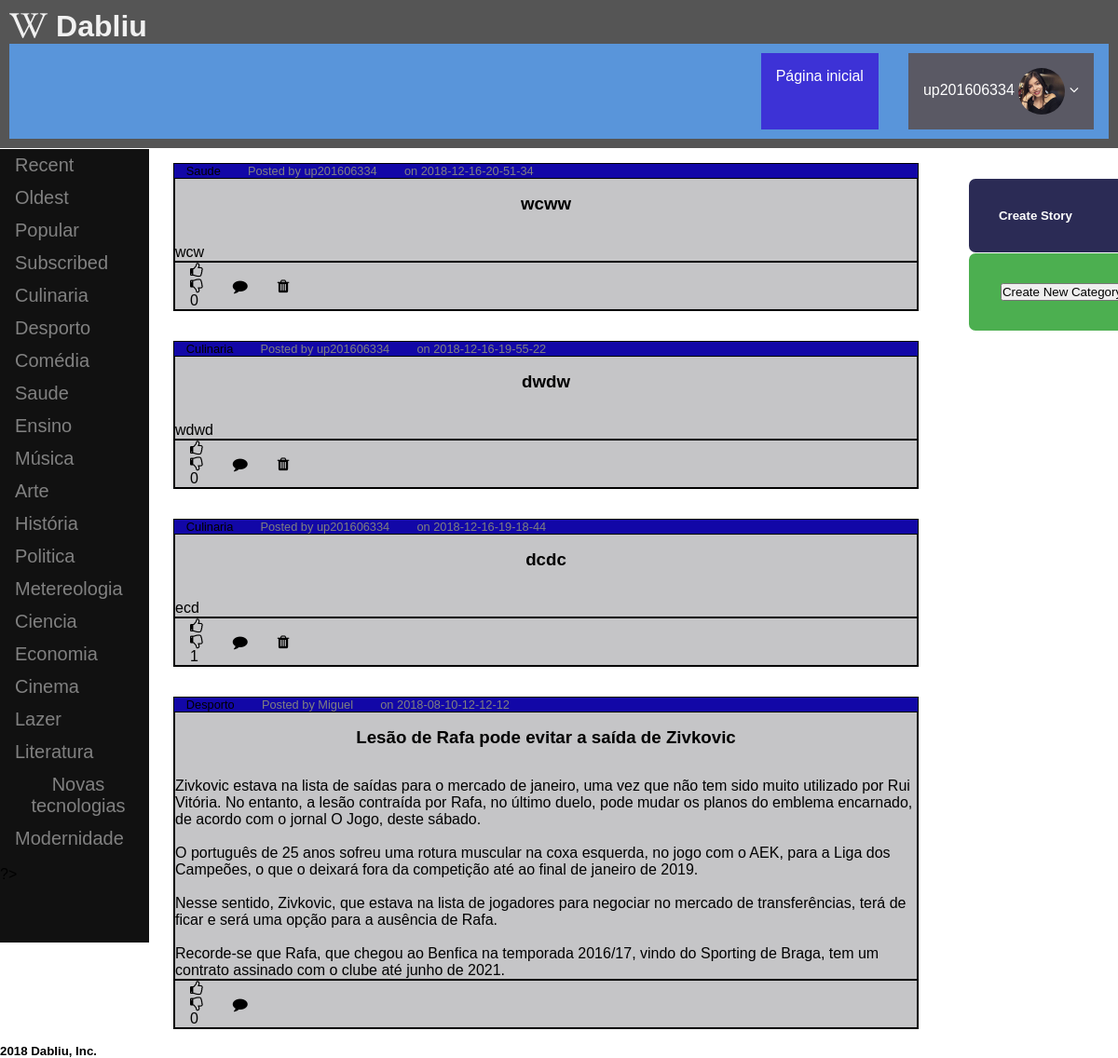
The page /pages/inicialpage.php (signed in) on the database its author committed.
### tables this page shows
CREATE TABLE Category (
    CategoryName   TEXT PRIMARY KEY 

);

CREATE TABLE Post (
    Title VARCHAR,
    Dados VARCHAR,
    postID   INTEGER PRIMARY KEY,
    CategoryName TEXT REFERENCES Category(CategoryName),
    username TEXT REFERENCES user(username),
    up INTEGER,
    down INTEGER,
    pDate DATETIME CHECK (pDate>0)

);

### database/db_category.php (called while the page is built, shortened)
<?php
function getAllCategory(){
    $db=Database::instance()->db();
    $stmt= $db->prepare('SELECT CategoryName FROM Category');
    $stmt->execute(array());
    return $stmt->fetchAll();
}
?>

### database/db_story.php (called while the page is built, shortened)
<?php
function getAllStories(){
    $db=Database::instance()->db();
    $stmt= $db->prepare('SELECT * FROM Post ');
    $stmt->execute(array());
    return $stmt->fetchAll();
}
?>

### templates/tpl_story.php (the view, shortened to what this page needs)
<?php function draw_order_buttons(){
    ?>
   <div class="article-container">
        <div class="order" id="orderDiv">
            <button class="order-button active"><p>Recent</p></button>
            <button class="order-button"><p>Oldest</p></button>
            <button class="order-button"><p>Popular</p></button>
            <button class="order-button"><p>Subscribed</p></button>
            <?php
             $categories = getAllCategory();
             foreach ($categories as $category) {?>
                 <button class="order-button"><p><?=array_values($category)[0]?></p></button>
             <?php } ?>
        </div>
        <div class="ordered-publications">
            <?php
                $publications = getRecentPublications();
                draw_stories($publications);
            ?>
        </div>
    </div>
<?php } ?>
<?php function draw_stories($stories){
    ?>
<div class = "stories_css">
 <?php
  foreach ($stories as $story) {
   draw_story($story);
}
?>
</div>
<?php } ?>
<?php function draw_story($story){
    ?>
    <article class="story" >
        <div class = "story_header">
            <span><?=$story['CategoryName']?></span>
            <span style="color: #808080;"> Posted by
                <a href="../pages/user.php?username=<?=$story['username']?>" > <?=$story['username']?></a>
            </span>
            <span style="color: #808080;"> on
                <?=$story['pDate']?>
            </span>
        </div>
        <div class = "story_content">
            <header><h3><a href="../pages/story.php?story_id=<?=$story['postID']?>"><?=$story['Title']?></a></h3></header>
            <p><?=nl2br($story['Dados'])?></p>
        </div>
        <div class = "story_footer">
           <div class="vote-toggle">
                <?php
                    draw_votes($story['postID'],$story['up'],$story['down']);
                ?>
            </div>
            <div id='comments'>
                    <a href="../pages/story.php?story_id=<?=$story['postID']?>">
                    <i class="fa fa-comment"></i>
                    </a>
            </div>
            <?php if(checkIfUserisLogged($_SESSION['username'],$story['username'])){
                ?>
                <div class="trash-can">
                    <a id="delete-story">
                    <i class="fa fa-trash"></i>
                    </a>
                </div>
        </div>
        <?php }?>
    </article>
<?php }?>
<?php function draw_votes($story_id,$storyUp,$storyDown){
    ?>
    <div class="votes">
            <a id="voto">
            <i class="fa fa-thumbs-o-up"></i>
            </a>
    </div>
    <div class="votes">
            <a id="voto">
            <i class="fa  fa-thumbs-o-down"></i>
            </a>
    </div>
    <p><?=$storyUp-$storyDown?></p>
<?php } ?>
<?php function checkIfUserisLogged($usernameLogged,$storyusername){
    return $usernameLogged == $storyusername;
 }?>

### css/style.css (style rules this page uses)
* { margin: 0; padding: 0; box-sizing: border-box; font-family:'Quicksand', sans-serif; }
body { background-color: #ffffff6e; }
a { color: inherit; text-decoration: none; }
.stories_css { display: flex; justify-content: center; flex-direction: column; }
.story { background:#fff; width: 800px; border: 1px solid #000000; margin: 1em; }
.story_header { background:#1207a7; font-size: 0.8em; }
.story_header span { margin: 0em 1em 0em 1em; }
.story_content { background:#c5c5c7; border: 1px solid #000000; }
.story_footer { display: flex; background:#c5c5c7; border: 1px solid #000000; }
.story_footer > * { display: flex; flex-direction: column; justify-content: center; margin: 0em 1em 0em 1em; }
.story header { margin: 1em 0em 2em 0em; text-align: center; }
.article-container #orderDiv { height: 75%; width: 10em; position: fixed; z-index: 1; top: 10em; left: 0; background-color: #111; overflow-x: hidden; box-sizing: border-box; }
.article-container #orderDiv button { padding: 6px 8px 6px 16px; text-decoration: none; border: none; background-color: #111; font-size: 20px; color: #818181; display: block; }
.ordered-publications { margin-left: 160px; padding: 0px 10px; }

### rows shown on the page
category: category "Culinaria"
category: category "Desporto"
category: category "Comédia"
category: category "Saude"
category: category "Ensino"
category: category "Música"
category: category "Arte"
category: category "História"
category: category "Politica"
category: category "Metereologia"
category: category "Ciencia"
category: category "Economia"
category: category "Cinema"
category: category "Lazer"
category: category "Literatura"
category: category "Novas tecnologias"
category: category "Modernidade"
post: CategoryName "Saude", username "up201606334", pDate "2018-12-16-20-51-34", Title "wcww", Dados "wcw", $storyUp-$storyDown "0"
post: CategoryName "Culinaria", username "up201606334", pDate "2018-12-16-19-55-22", Title "dwdw", Dados "wdwd", $storyUp-$storyDown "0"
post: CategoryName "Culinaria", username "up201606334", pDate "2018-12-16-19-18-44", Title "dcdc", Dados "ecd", $storyUp-$storyDown "1"
post: CategoryName "Desporto", username "Miguel", pDate "2018-08-10-12-12-12", Title "Lesão de Rafa pode evitar a saída de Zivkovic", Dados "Zivkovic estava na lista de saídas para o mercado de janeiro, uma vez que não tem sido muito utilizado por Rui Vitória. No entanto, a lesão contraída por Rafa, no último duelo, pode mudar os planos do emblema encarnado, de acordo com o jornal O Jogo, deste sábado. O português de 25 anos sofreu uma rotura muscular na coxa esquerda, no jogo com o AEK, para a Liga dos Campeões, o que o deixará fora da competição até ao final de janeiro de 2019. Nesse sentido, Zivkovic, que estava na lista de jogadores para negociar no mercado de transferências, terá de ficar e será uma opção para a ausência de Rafa. Recorde-se que Rafa, que chegou ao Benfica na temporada 2016/17, vindo do Sporting de Braga,…", $storyUp-$storyDown "0"

### other values the page prints
$_SESSION['username'] "up201606334"
